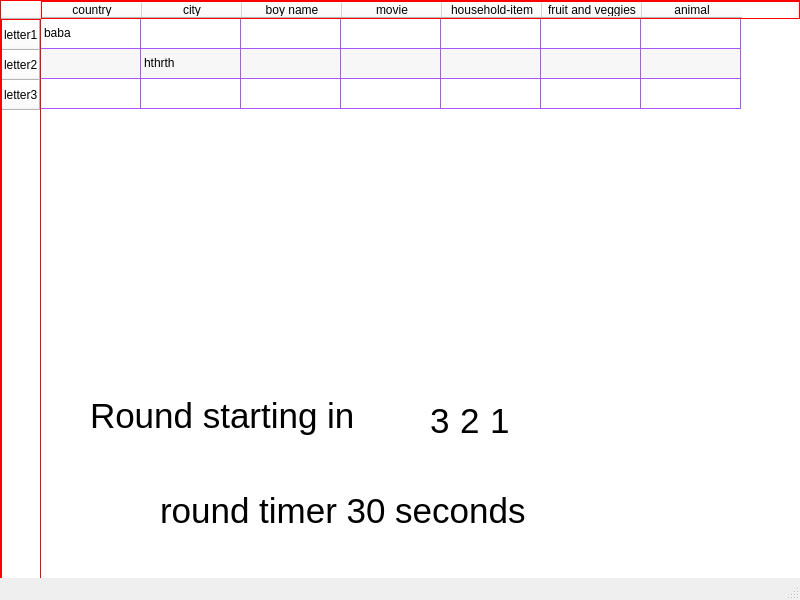
<?xml version="1.0" encoding="UTF-8"?>
<ui version="4.0">
 <class>gameWindow</class>
 <widget class="QMainWindow" name="gameWindow">
  <property name="geometry">
   <rect>
    <x>0</x>
    <y>0</y>
    <width>800</width>
    <height>600</height>
   </rect>
  </property>
  <property name="windowTitle">
   <string>MainWindow</string>
  </property>
  <widget class="QWidget" name="centralwidget">
   <widget class="QTableWidget" name="game_table">
    <property name="geometry">
     <rect>
      <x>0</x>
      <y>0</y>
      <width>801</width>
      <height>581</height>
     </rect>
    </property>
    <property name="styleSheet">
     <string notr="true">;background-color:rgb(255, 255, 255);
border:1px solid red
;gridline-color: rgb(170, 85, 255);
text-color:rgb(255, 85, 127)</string>
    </property>
    <property name="alternatingRowColors">
     <bool>true</bool>
    </property>
    <attribute name="horizontalHeaderStretchLastSection">
     <bool>false</bool>
    </attribute>
    <attribute name="verticalHeaderCascadingSectionResizes">
     <bool>false</bool>
    </attribute>
    <attribute name="verticalHeaderStretchLastSection">
     <bool>false</bool>
    </attribute>
    <row>
     <property name="text">
      <string>letter1</string>
     </property>
    </row>
    <row>
     <property name="text">
      <string>letter2</string>
     </property>
    </row>
    <row>
     <property name="text">
      <string>letter3</string>
     </property>
    </row>
    <column>
     <property name="text">
      <string>country</string>
     </property>
    </column>
    <column>
     <property name="text">
      <string>city</string>
     </property>
    </column>
    <column>
     <property name="text">
      <string>boy name</string>
     </property>
    </column>
    <column>
     <property name="text">
      <string>movie</string>
     </property>
    </column>
    <column>
     <property name="text">
      <string>household-item</string>
     </property>
    </column>
    <column>
     <property name="text">
      <string>fruit and veggies</string>
     </property>
    </column>
    <column>
     <property name="text">
      <string>animal</string>
     </property>
    </column>
    <item row="0" column="0">
     <property name="text">
      <string>baba</string>
     </property>
    </item>
    <item row="1" column="1">
     <property name="text">
      <string>hthrth</string>
     </property>
    </item>
   </widget>
   <widget class="QLabel" name="game_starting">
    <property name="geometry">
     <rect>
      <x>90</x>
      <y>390</y>
      <width>331</width>
      <height>51</height>
     </rect>
    </property>
    <property name="styleSheet">
     <string notr="true">font: 75 8pt &quot;Magneto&quot;; font-size: 35px;height: 20px;width: 45px;</string>
    </property>
    <property name="text">
     <string>Round starting in </string>
    </property>
   </widget>
   <widget class="QLabel" name="three">
    <property name="geometry">
     <rect>
      <x>430</x>
      <y>400</y>
      <width>31</width>
      <height>41</height>
     </rect>
    </property>
    <property name="styleSheet">
     <string notr="true">font: 75 8pt &quot;Magneto&quot;; font-size: 35px;height: 20px;width: 45px;</string>
    </property>
    <property name="text">
     <string>3</string>
    </property>
   </widget>
   <widget class="QLabel" name="two">
    <property name="geometry">
     <rect>
      <x>460</x>
      <y>400</y>
      <width>31</width>
      <height>41</height>
     </rect>
    </property>
    <property name="styleSheet">
     <string notr="true">font: 75 8pt &quot;Magneto&quot;; font-size: 35px;height: 20px;width: 45px;</string>
    </property>
    <property name="text">
     <string>2</string>
    </property>
   </widget>
   <widget class="QLabel" name="one">
    <property name="geometry">
     <rect>
      <x>490</x>
      <y>400</y>
      <width>31</width>
      <height>41</height>
     </rect>
    </property>
    <property name="styleSheet">
     <string notr="true">font: 75 8pt &quot;Magneto&quot;; font-size: 35px;height: 20px;width: 45px;</string>
    </property>
    <property name="text">
     <string>1</string>
    </property>
   </widget>
   <widget class="QLabel" name="round_time">
    <property name="geometry">
     <rect>
      <x>160</x>
      <y>470</y>
      <width>461</width>
      <height>81</height>
     </rect>
    </property>
    <property name="styleSheet">
     <string notr="true">font: 75 8pt &quot;Magneto&quot;; font-size: 35px;height: 20px;width: 45px;</string>
    </property>
    <property name="text">
     <string>round timer 30 seconds</string>
    </property>
   </widget>
  </widget>
  <widget class="QMenuBar" name="menubar">
   <property name="geometry">
    <rect>
     <x>0</x>
     <y>0</y>
     <width>800</width>
     <height>21</height>
    </rect>
   </property>
  </widget>
  <widget class="QStatusBar" name="statusbar"/>
 </widget>
 <resources/>
 <connections/>
</ui>
